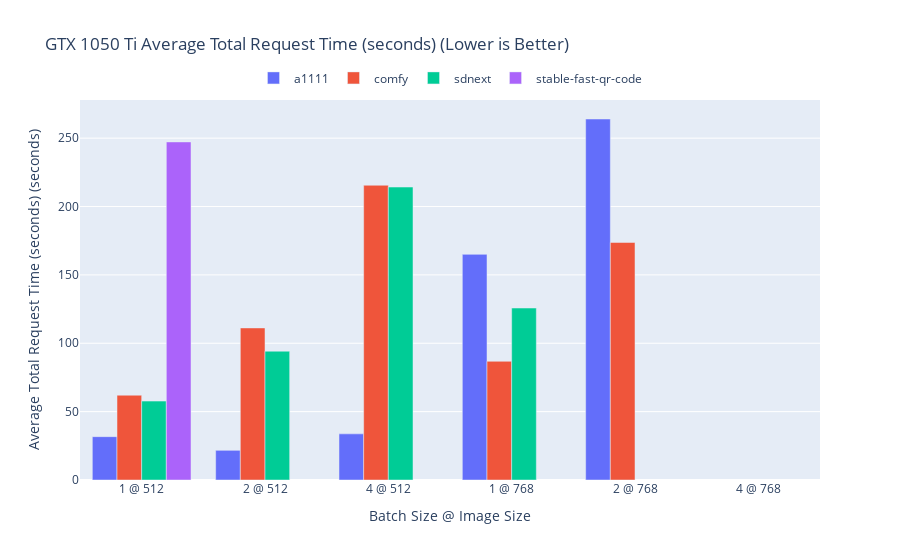
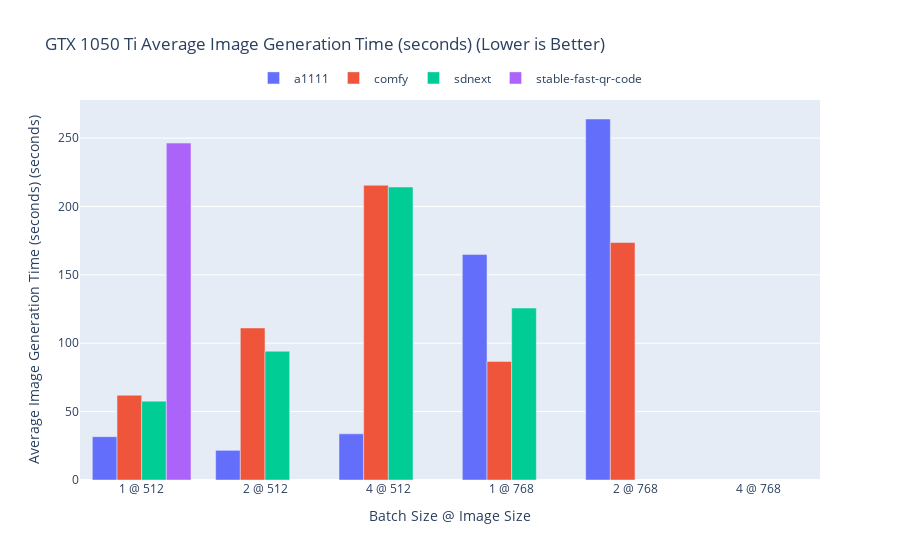
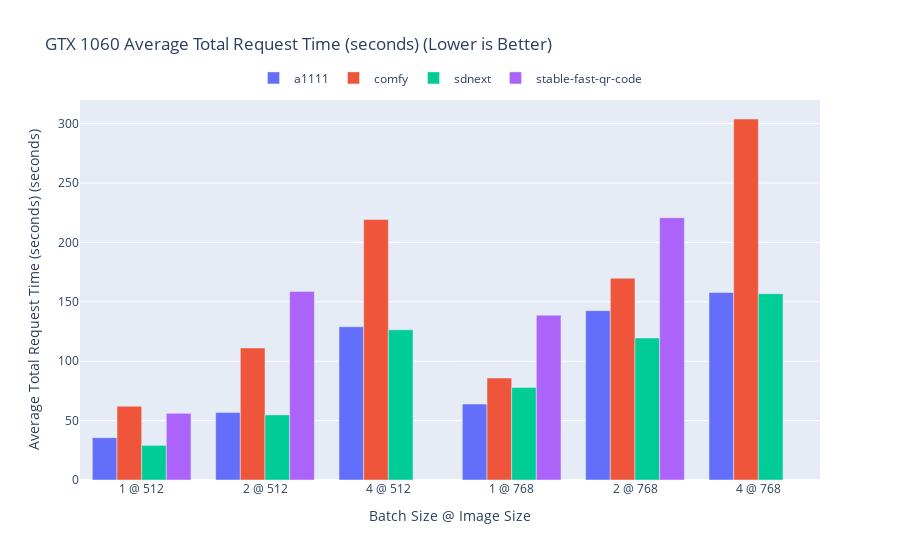
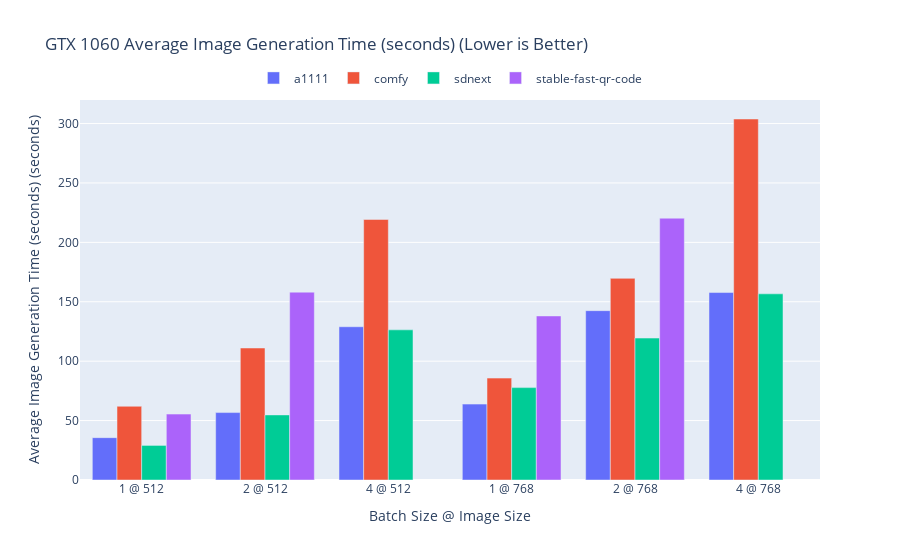

The cell these charts' notebook holds for them, in order:
### Code cell
from plotly.subplots import make_subplots

chart_dir = "./charts"
os.makedirs(chart_dir, exist_ok=True)

backend_colors = {
    "a1111": "#FF0000",
    "comfy": "#00FF00",
    "sdnext": "#0000FF",
    "stable-fast-qr-code": "#FF00FF",
}


def draw_bar_chart_for_gpu(
    gpu: str,
    metric: str = "totalTime",
    metric_title: str = "Total Request Time (seconds)",
):
    gpu_df = get_data_for_gpu(gpu)

    # Initialize the traces for each backend
    traces = {
        backend: {
            "x": [],
            "y": [],
            "type": "bar",
            "name": backend,
            "text": [],
            "textposition": "outside",
        }
        for backend in ["a1111", "comfy", "sdnext", "stable-fast-qr-code"]
    }

    # Create a flag to add legend only for the first trace
    first_trace_flag = True

    for image_size in [512, 768]:
        for batch_size in [1, 2, 4]:
            selection = gpu_df[
                (gpu_df["image_size"] == image_size)
                & (gpu_df["batch_size"] == batch_size)
            ]

            for backend in ["a1111", "comfy", "sdnext", "stable-fast-qr-code"]:
                unit = selection[selection["backend"] == backend]
                avg_total_time = unit[metric].mean()

                # Append the x and y values to the corresponding trace
                traces[backend]["x"].append(f"{batch_size} @ {image_size}")
                traces[backend]["y"].append(avg_total_time)
                traces[backend]["text"].append(f"{avg_total_time:.1f}")

                # Add the legend only for the first trace of each backend
                if first_trace_flag:
                    traces[backend]["showlegend"] = True
                    first_trace_flag = False

    # Reset the flag for the next backend
    first_trace_flag = True

    # Convert trace dictionaries to plotly graph objects and add to the figure
    fig = make_subplots(rows=1, cols=1)
    for backend, trace in traces.items():
        fig.add_trace(go.Bar(trace), row=1, col=1)

    # Update the layout
    fig.update_layout(
        barmode="group",
        title=f"{gpu} Average {metric_title} (Lower is Better)",
        xaxis_title="Batch Size @ Image Size",
        yaxis_title=f"Average {metric_title} (seconds)",
        legend=dict(
            orientation="h",  # Horizontal orientation
            yanchor="bottom",
            y=1.02,  # Position the legend just above the top of the chart
            xanchor="center",
            x=0.5,
        ),
    )

    fig.show()
    fig.write_image(f"charts/{gpu}-{metric}.png", width=1000, height=500)


for gpu in gpu_short_names[:2]:
    draw_bar_chart_for_gpu(gpu, "totalTime", "Total Request Time (seconds)")
    draw_bar_chart_for_gpu(gpu, "imageGenTime", "Image Generation Time (seconds)")

### Figure 1 — Plotly figure (JSON) as saved in the notebook; plotly's stock layout.template omitted (floating-point values rounded to 4 significant figures)
{"data": [{"name": "a1111", "showlegend": true, "type": "bar", "x": ["1 @ 512", "2 @ 512", "4 @ 512", "1 @ 768", "2 @ 768", "4 @ 768"], "xaxis": "x", "y": [31.7, 21.71, 33.75, 165.0, 264.0, null], "yaxis": "y"}, {"name": "comfy", "type": "bar", "x": ["1 @ 512", "2 @ 512", "4 @ 512", "1 @ 768", "2 @ 768", "4 @ 768"], "xaxis": "x", "y": [62.03, 111.2, 215.6, 86.8, 173.7, null], "yaxis": "y"}, {"name": "sdnext", "type": "bar", "x": ["1 @ 512", "2 @ 512", "4 @ 512", "1 @ 768", "2 @ 768", "4 @ 768"], "xaxis": "x", "y": [57.7, 94.2, 214.3, 125.8, null, null], "yaxis": "y"}, {"name": "stable-fast-qr-code", "type": "bar", "x": ["1 @ 512", "2 @ 512", "4 @ 512", "1 @ 768", "2 @ 768", "4 @ 768"], "xaxis": "x", "y": [247.2, null, null, null, null, null], "yaxis": "y"}], "layout": {"barmode": "group", "legend": {"orientation": "h", "x": 0.5, "xanchor": "center", "y": 1.02, "yanchor": "bottom"}, "title": {"text": "GTX 1050 Ti Average Total Request Time (seconds) (Lower is Better)"}, "xaxis": {"anchor": "y", "domain": [0, 1], "title": {"text": "Batch Size @ Image Size"}}, "yaxis": {"anchor": "x", "domain": [0, 1], "title": {"text": "Average Total Request Time (seconds) (seconds)"}}}}

### Figure 2 — Plotly figure (JSON) as saved in the notebook; plotly's stock layout.template omitted (floating-point values rounded to 4 significant figures)
{"data": [{"name": "a1111", "showlegend": true, "type": "bar", "x": ["1 @ 512", "2 @ 512", "4 @ 512", "1 @ 768", "2 @ 768", "4 @ 768"], "xaxis": "x", "y": [31.68, 21.69, 33.73, 165.0, 264.0, null], "yaxis": "y"}, {"name": "comfy", "type": "bar", "x": ["1 @ 512", "2 @ 512", "4 @ 512", "1 @ 768", "2 @ 768", "4 @ 768"], "xaxis": "x", "y": [61.98, 111.2, 215.5, 86.73, 173.6, null], "yaxis": "y"}, {"name": "sdnext", "type": "bar", "x": ["1 @ 512", "2 @ 512", "4 @ 512", "1 @ 768", "2 @ 768", "4 @ 768"], "xaxis": "x", "y": [57.67, 94.18, 214.2, 125.7, null, null], "yaxis": "y"}, {"name": "stable-fast-qr-code", "type": "bar", "x": ["1 @ 512", "2 @ 512", "4 @ 512", "1 @ 768", "2 @ 768", "4 @ 768"], "xaxis": "x", "y": [246.3, null, null, null, null, null], "yaxis": "y"}], "layout": {"barmode": "group", "legend": {"orientation": "h", "x": 0.5, "xanchor": "center", "y": 1.02, "yanchor": "bottom"}, "title": {"text": "GTX 1050 Ti Average Image Generation Time (seconds) (Lower is Better)"}, "xaxis": {"anchor": "y", "domain": [0, 1], "title": {"text": "Batch Size @ Image Size"}}, "yaxis": {"anchor": "x", "domain": [0, 1], "title": {"text": "Average Image Generation Time (seconds) (seconds)"}}}}

### Figure 3 — Plotly figure (JSON) as saved in the notebook; plotly's stock layout.template omitted (floating-point values rounded to 4 significant figures)
{"data": [{"name": "a1111", "showlegend": true, "type": "bar", "x": ["1 @ 512", "2 @ 512", "4 @ 512", "1 @ 768", "2 @ 768", "4 @ 768"], "xaxis": "x", "y": [35.66, 56.78, 129.0, 63.93, 142.6, 157.8], "yaxis": "y"}, {"name": "comfy", "type": "bar", "x": ["1 @ 512", "2 @ 512", "4 @ 512", "1 @ 768", "2 @ 768", "4 @ 768"], "xaxis": "x", "y": [62.11, 111.1, 219.3, 85.83, 169.8, 303.9], "yaxis": "y"}, {"name": "sdnext", "type": "bar", "x": ["1 @ 512", "2 @ 512", "4 @ 512", "1 @ 768", "2 @ 768", "4 @ 768"], "xaxis": "x", "y": [29.13, 54.81, 126.4, 77.82, 119.5, 156.8], "yaxis": "y"}, {"name": "stable-fast-qr-code", "type": "bar", "x": ["1 @ 512", "2 @ 512", "4 @ 512", "1 @ 768", "2 @ 768", "4 @ 768"], "xaxis": "x", "y": [56.1, 158.7, null, 138.7, 220.8, null], "yaxis": "y"}], "layout": {"barmode": "group", "legend": {"orientation": "h", "x": 0.5, "xanchor": "center", "y": 1.02, "yanchor": "bottom"}, "title": {"text": "GTX 1060 Average Total Request Time (seconds) (Lower is Better)"}, "xaxis": {"anchor": "y", "domain": [0, 1], "title": {"text": "Batch Size @ Image Size"}}, "yaxis": {"anchor": "x", "domain": [0, 1], "title": {"text": "Average Total Request Time (seconds) (seconds)"}}}}

### Figure 4 — Plotly figure (JSON) as saved in the notebook; plotly's stock layout.template omitted (floating-point values rounded to 4 significant figures)
{"data": [{"name": "a1111", "showlegend": true, "type": "bar", "x": ["1 @ 512", "2 @ 512", "4 @ 512", "1 @ 768", "2 @ 768", "4 @ 768"], "xaxis": "x", "y": [35.63, 56.75, 129.0, 63.88, 142.5, 157.8], "yaxis": "y"}, {"name": "comfy", "type": "bar", "x": ["1 @ 512", "2 @ 512", "4 @ 512", "1 @ 768", "2 @ 768", "4 @ 768"], "xaxis": "x", "y": [62.05, 111.1, 219.3, 85.76, 169.7, 303.8], "yaxis": "y"}, {"name": "sdnext", "type": "bar", "x": ["1 @ 512", "2 @ 512", "4 @ 512", "1 @ 768", "2 @ 768", "4 @ 768"], "xaxis": "x", "y": [29.1, 54.78, 126.4, 77.76, 119.5, 156.7], "yaxis": "y"}, {"name": "stable-fast-qr-code", "type": "bar", "x": ["1 @ 512", "2 @ 512", "4 @ 512", "1 @ 768", "2 @ 768", "4 @ 768"], "xaxis": "x", "y": [55.47, 158.1, null, 138.1, 220.4, null], "yaxis": "y"}], "layout": {"barmode": "group", "legend": {"orientation": "h", "x": 0.5, "xanchor": "center", "y": 1.02, "yanchor": "bottom"}, "title": {"text": "GTX 1060 Average Image Generation Time (seconds) (Lower is Better)"}, "xaxis": {"anchor": "y", "domain": [0, 1], "title": {"text": "Batch Size @ Image Size"}}, "yaxis": {"anchor": "x", "domain": [0, 1], "title": {"text": "Average Image Generation Time (seconds) (seconds)"}}}}
